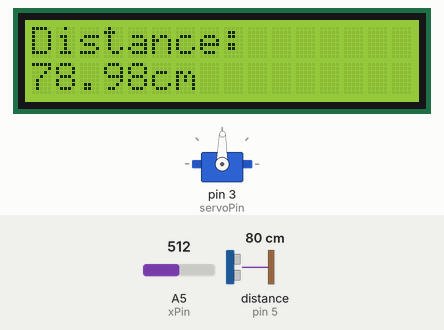
Recording of a sketch running on a simulated Arduino Uno, built with avr-gcc and run on an emulated ATmega328P. Shown: servo, 16×2 character LCD. Wiring (inferred from the names in the program): ultrasonic range finder: trigger pin 4; echo pin 5. The inputs (shaded band) are chosen by the test bench; at power-on: A5 (xPin) = 512, distance to the obstacle (sensor on pin 5) 80 cm. The echo pulse lasts 58.3 µs per cm; what the sketch prints to the serial monitor is not drawn.

Above: at 1.2 s.
1.3 s: A5 (xPin) set to 716
At 2.1 s:
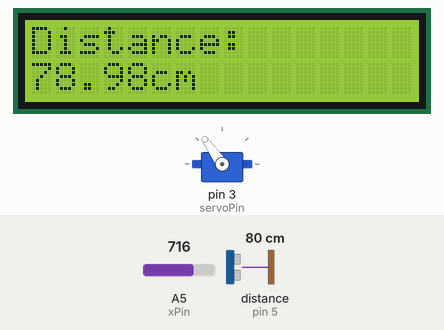
3.0 s: distance to the obstacle (sensor on pin 5) set to 4 cm
At 4.7 s:
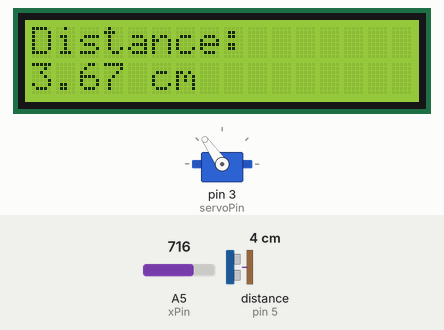
5.1 s: distance to the obstacle (sensor on pin 5) set to 2 cm
At 5.9 s:
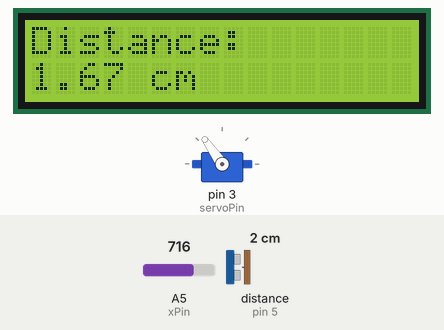
8.1 s: A5 (xPin) set to 900
At 9.3 s:
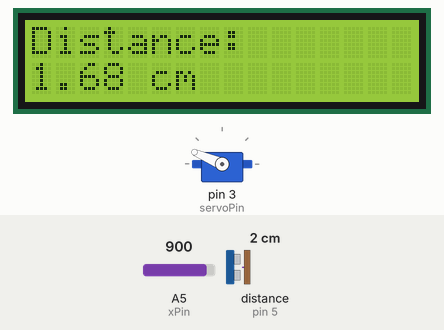
9.6 s: A5 (xPin) set to 1023
At 10.3 s:
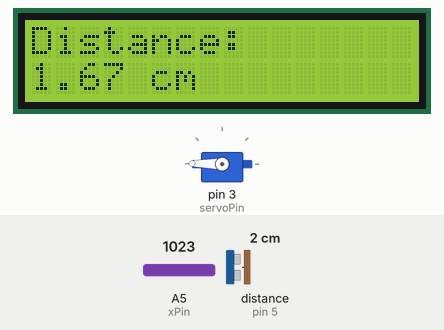
12.6 s: A5 (xPin) set to 306
At 13.8 s:
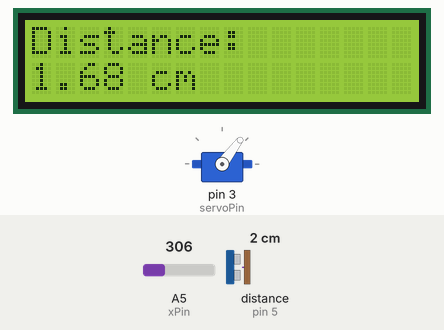
Timing chart, 0 to 15.2 s (numbered marks = the images above; inputs shaded):
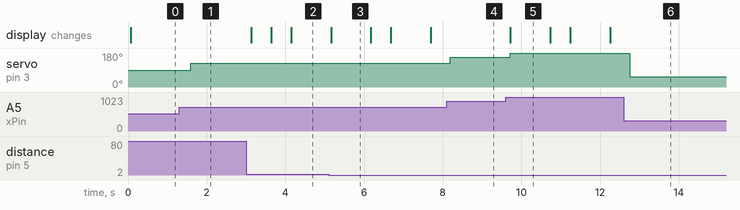

The sketch:

SimpleRadar.ino
```cpp
#include <Servo.h>
#include <LiquidCrystal.h>

int rs = 7;
int en = 8;
int d4 = 9;
int d5 = 10;
int d6 = 11;
int d7 = 12;

LiquidCrystal lcd(rs, en, d4, d5, d6, d7);

Servo myServo;
int servoPin = 3;
int servoPos;

int xPin = A5;
int xVal;

int echoPin = 5;
int trigPin = 4;
long duration;
float distance;


void pad(int col, int row, String text){
  while(text.length() < 16){
    text += " ";
  }
  lcd.setCursor(col, row);
  lcd.print(text);
}


void setup() {
  // put your setup code here, to run once:
  Serial.begin(9600);

  myServo.attach(servoPin);

  pinMode(xPin, INPUT);

  pinMode(trigPin, OUTPUT);
  pinMode(echoPin, INPUT);

  lcd.begin(16,2);

  lcd.setCursor(0,0);
  lcd.print("Distance: ");

}

void loop() {
  // put your main code here, to run repeatedly:
  xVal = analogRead(xPin);
  servoPos = (90./513.)*xVal;
  myServo.write(servoPos);


  digitalWrite(trigPin, LOW);

  digitalWrite(trigPin, HIGH);
  delayMicroseconds(2);
  digitalWrite(trigPin, LOW);
  delayMicroseconds(10);

  duration = pulseIn(echoPin, HIGH);

  distance = (duration * 0.034)/2;

  Serial.println(distance);

  pad(0, 1, String(distance));
  pad(5, 1, "cm");


  delay(500);


}
```

Measured:
- after the input at 1.3 s, servo on pin 3 (servoPin): 89° → 125° after 0.30 s
- after the input at 3.0 s, the display: changes after 0.14 s (image 2)
- after the input at 5.1 s, the display: changes after 0.06 s (image 3)
- after the input at 8.1 s, servo on pin 3 (servoPin): 125° → 157° after 0.09 s
- after the input at 9.6 s, servo on pin 3 (servoPin): 157° → 179° after 0.11 s; the display: changes after 0.12 s (image 5)
- after the input at 12.6 s, servo on pin 3 (servoPin): 179° → 53° after 0.15 s
- what the display in image 3 shows lasts 1.0 s, from 5.2 s to 6.2 s
